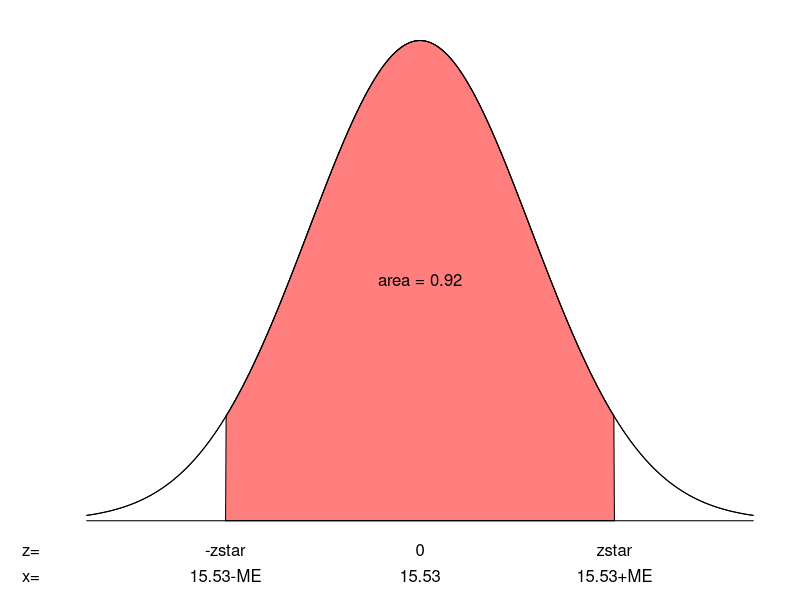

Write R code to recreate this figure.
pdf("sketch5.pdf", width=6, height=2)
par(mar=c(3,3,1,1))
xs = seq(-3,3,length=1000)

ys = dnorm(xs)

plot(xs, ys, 'l',xlim = c(-3,3), ylim = c(0,0.4),
     ann=FALSE,xaxt="n",yaxt="n",
     lwd=1,bty='n')
#mtext("z",side=1,at=-0.5)
#mtext(c("-3","-2","-1","0","1","2","3"),side=1,at=-3:3)
#mtext(c("zstar"),side=1,line =-0.3,at=1.64)
mtext(c("z="),side=1,at=-3.5)
mtext(c("x="),line=1.3,side=1,at=-3.5)
mtext(c("-zstar","0","zstar"),side=1,at=c(-1.75,0,1.75))
mtext(c("15.53-ME","15.53","15.53+ME"),line=1.3,side=1,at=c(-1.75,0,1.75))
#mtext(round(255+(-3:3)*1.75,2),line=1.3,side=1,at=-3:3)
#mtext(c("-3","0","3"),side=1,at=c(-3,0,3))
polygon(c(xs[xs>=-1.75 & xs<=1.75], 1.75, -1.75),c(ys[xs>=-1.75 & xs<=1.75], 0, 0), col=rgb(1,0,0,0.5))
#polygon(c(xs[xs>=2.5], 3, 2.5),c(ys[xs>=2.5], 0, 0), col="red")

lines(xs, ys, 'l', lwd=1)
lines(c(-3,3),c(0,0),'l',lwd=1)

#arrows(-2,0.25,0,0.06,lwd=2,code=2)
text(0,0.2,label="area = 0.92")
